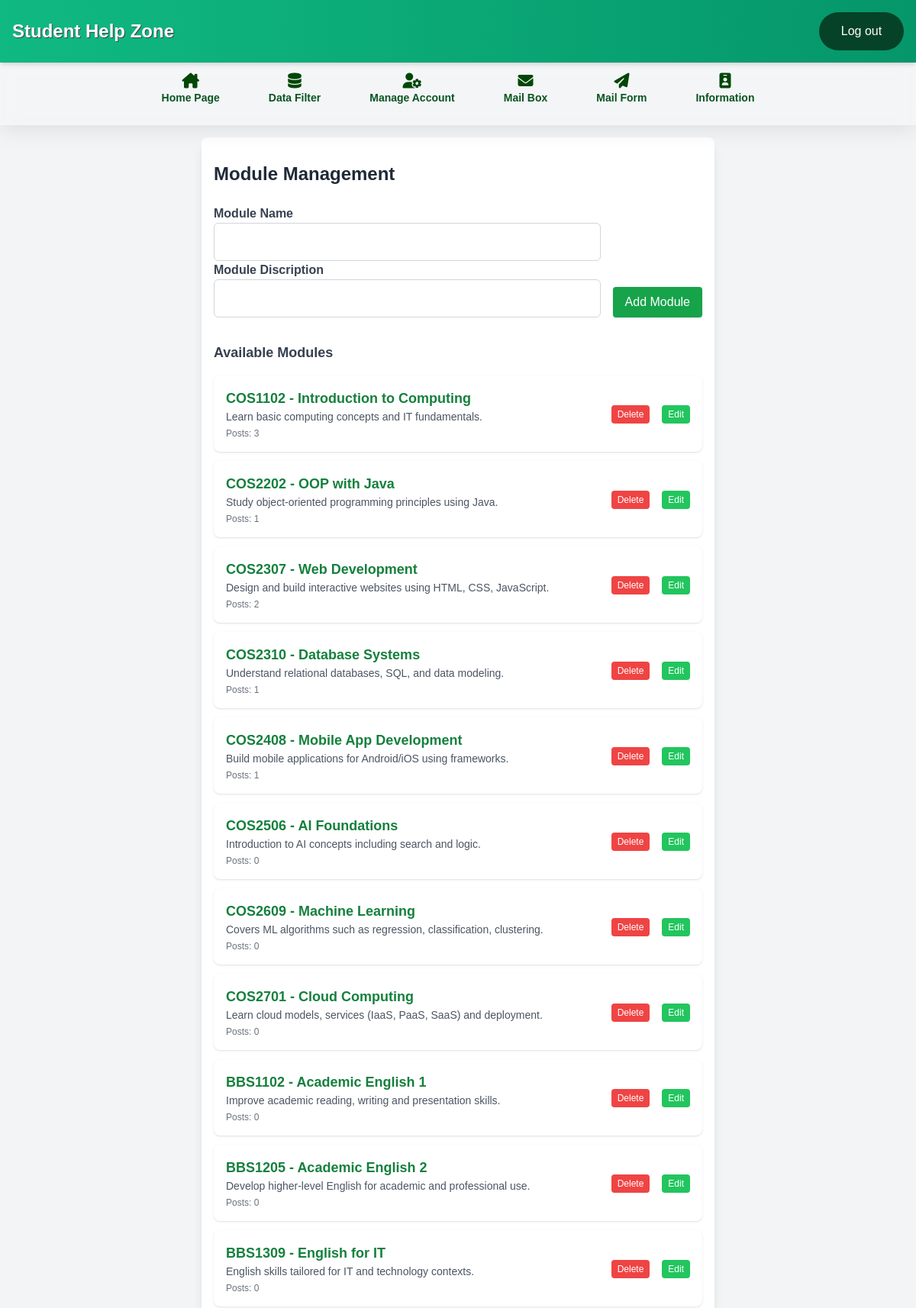
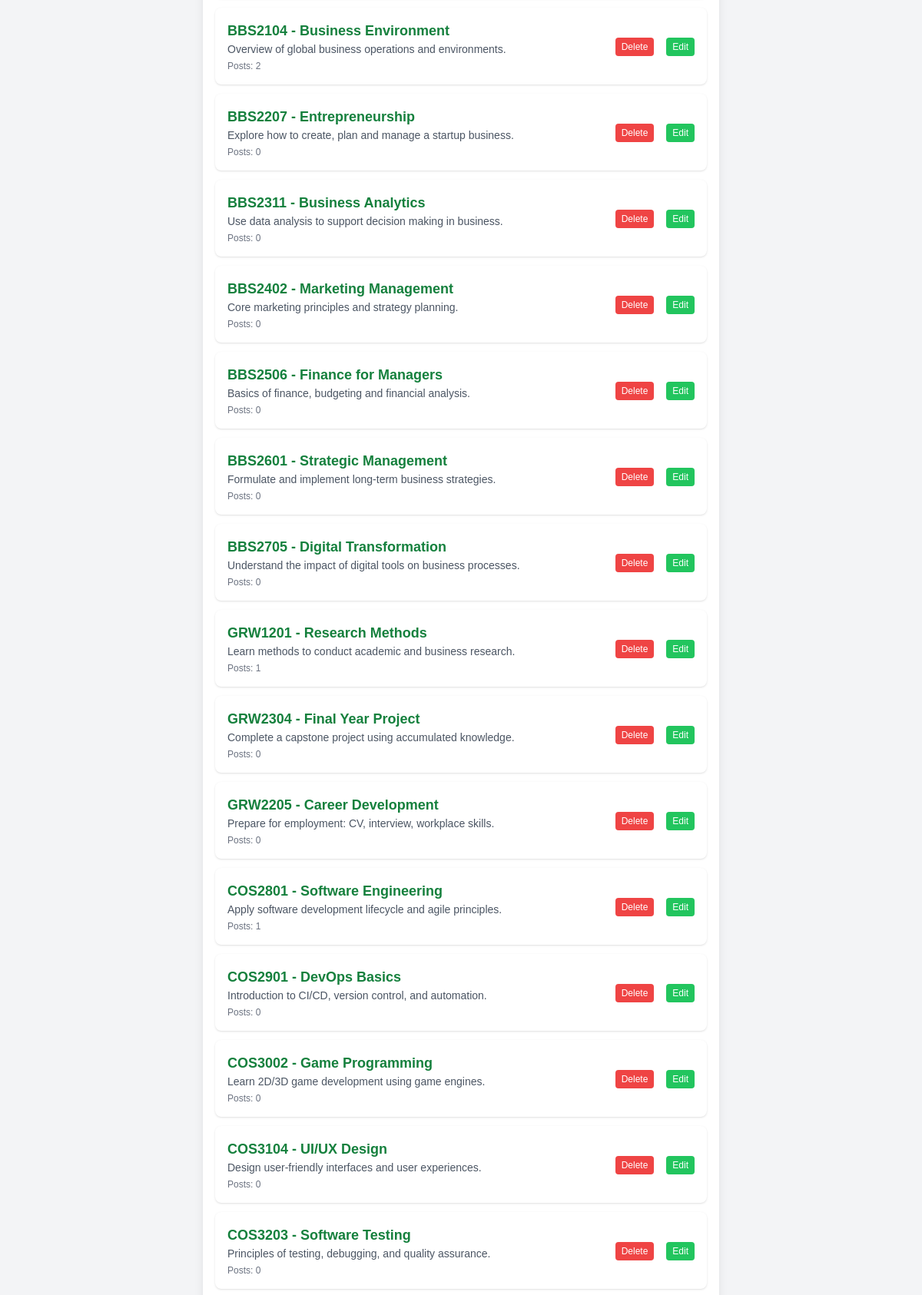
Page /admin/adminDatafillter.php (upper part) on the committed database (2 pictures, top to bottom).
### tables this page shows
CREATE TABLE `Module` (
  `ModuleID` int(11) NOT NULL,
  `ModuleName` varchar(100) NOT NULL,
  `ModuleDiscription` text DEFAULT NULL,
  `ModuleCreateDate` datetime DEFAULT current_timestamp()
);

### admin/adminDatafillter.php (called while the page is built, shortened)
<?php
include "../includes/DatabaseConnection.php";
include "../includes/DatabaseFunction.php";
$modules = getModuleWithPostCount($pdo);
include '../templates/admin/adminDataFillter.html.php';
$content = ob_get_clean();
include '../templates/admin/adminLayout.html.php';

### includes/DatabaseFunction.php (called while the page is built, shortened)
<?php
    function getModuleWithPostCount($pdo) {
        $sql = "SELECT m.ModuleID, m.ModuleName,m.ModuleDiscription, COUNT(p.PostID) as PostCount
                FROM Module m
                LEFT JOIN Post p ON m.ModuleID = p.ModuleID
                GROUP BY m.ModuleID, m.ModuleName";
        $stmt = $pdo->query($sql);
        return $stmt->fetchAll(PDO::FETCH_ASSOC);
    }

### templates/admin/adminDataFillter.html.php (the view, shortened to what this page needs)
<div class="container mx-auto px-4 py-8 max-w-2xl bg-white rounded-lg shadow-lg">
    <h2 class="text-2xl font-semibold text-gray-800 mb-6">Module Management</h2>
    <form action="../admin/adminDataFillter.php" method="post" class="mb-8 flex gap-4 items-end">
        <div class="flex-1">
            <label class="block font-semibold text-gray-700">Module Name</label>
            <input name="ModuleName"  required class="w-full p-3 border border-gray-300 rounded-md focus:ring-green-500" />
            <label class="block font-semibold text-gray-700">Module Discription</label>
            <input name="ModuleDiscription" required class="w-full p-3 border border-gray-300 rounded-md focus:ring-green-500" />
        </div>
        <button type="submit" class="bg-green-600 text-white px-4 py-2 rounded shadow hover:bg-green-700">Add Module</button>
    </form>
    <h3 class="text-lg font-semibold text-gray-700 mb-4">Available Modules</h3>
    <ul class="space-y-3">
        <?php if (!empty($modules)): ?>
            <?php foreach ($modules as $module): ?>
                <li class="flex items-center justify-between bg-white rounded-lg shadow p-4 hover:bg-green-50">
                    <a href="modulePosts.php?ModuleID=<?= $module['ModuleID'] ?>" class="flex-1">
                        <div class="flex flex-col">
                            <span class="font-bold text-green-700 text-lg"><?= htmlspecialchars($module['ModuleName']) ?></span>
                            <?php if (!empty($module['ModuleDiscription'])): ?>
                                <span class="text-gray-600 text-sm mb-1"><?= htmlspecialchars($module['ModuleDiscription']) ?></span>
                            <?php endif; ?>
                            <?php if (isset($module['PostCount'])): ?>
                                <span class="text-xs text-gray-500">Posts: <?= $module['PostCount'] ?></span>
                            <?php endif; ?>
                        </div>
                    </a>
                    <form action="../admin/deleteModule.php" method="post" onsubmit="return confirm('Delete this module?')">
                        <button type="submit" class="ml-4 bg-red-500 text-white px-2 py-1 rounded hover:bg-red-600 text-xs">Delete</button>
                    </form>
                    <form action="../admin/editModule.php" method="post">
                        <button type="submit" class="ml-4 bg-green-500 text-white px-2 py-1 rounded hover:bg-green-600 text-xs">Edit</button>
                    </form>
                </li>
            <?php endforeach; ?>
        <?php else: ?>
            <li class="text-gray-500">No modules found.</li>
        <?php endif; ?>
    </ul>
</div>

### templates/admin/adminLayout.html.php (shortened to what this page needs)
<!DOCTYPE html>
<html lang="en">
<head>
    <link
        rel="stylesheet"
        href="https://cdnjs.cloudflare.com/ajax/libs/font-awesome/6.5.1/css/all.min.css"/>
    <script src="https://cdn.tailwindcss.com"></script>
</head>
<body>
    <header>
        <div class="container">
            <h1 class="text-shadow-md">Student Help Zone</h1>
            <div class="search-container">
                <form action="../login/logout.php">
                    <button class="btn-hover">Log out</button>
                </form>
            </div>
        </div>
    </header>
    <nav class="glass-effect">
        <div class="container">
            <ul class="nav-list">
                <li class="text-center">
                    <a href="../admin/adminHome.php" class="btn-hover nav-link">
                        <i class="fas fa-house-chimney fa-lg nav-icon"></i>
                        <span>Home Page</span>
                    </a>
                </li>
                <li class="text-center">
                    <a href="../admin/adminDataFillter.php" class="btn-hover nav-link">
                        <i class="fas fa-database fa-lg nav-icon"></i>
                        <span>Data Filter</span>
                    </a>
                </li>
                <li class="text-center">
                    <a href="../admin/adminManageAccount.php" class="btn-hover nav-link">
                        <i class="fas fa-user-gear fa-lg nav-icon"></i>
                        <span>Manage Account</span>
                    </a>
                </li>
                <li class="text-center">
                    <a href="../admin/adminMailBox.php" class="btn-hover nav-link">
                        <i class="fas fa-envelope fa-lg nav-icon"></i>
                        <span>Mail Box</span>
                    </a>
                </li>
                <li class="text-center">
                    <a href="../admin/adminMailForm.php" class="btn-hover nav-link">
                        <i class="fas fa-paper-plane fa-lg nav-icon"></i>
                        <span>Mail Form</span>
                    </a>
                </li>
                <li class="text-center">
                    <a href="../admin/adminInfo.php" class="btn-hover nav-link">
                        <i class="fas fa-id-badge fa-lg nav-icon"></i>
                        <span>Information</span>
                    </a>
                </li>
            </ul>
        </div>
    </nav>
    <main>
        <?=$content?>
    </main>
</body>
</html>

### templates/admin/adminLayout.html.php (style rules this page uses)
.glass-effect { background: rgba(255, 255, 255, 0.1); backdrop-filter: blur(10px); border: 1px solid rgba(255, 255, 255, 0.2); box-shadow: 0 4px 30px rgba(0, 0, 0, 0.1); }
.btn-hover { transition: all 0.3s ease-in-out; }
.text-shadow-md { text-shadow: 1px 1px 0px #444; }
body { background-color: #f3f4f6; font-family: sans-serif; min-height: 100vh; display: flex; flex-direction: column; }
header { position: fixed; top: 0; left: 0; width: 100%; background: linear-gradient(to right, #10b981, #059669); color: #ffffff; box-shadow: 0 4px 6px -1px rgba(0, 0, 0, 0.1), 0 2px 4px -1px rgba(0, 0, 0, 0.06); z-index: 10; }
header .container { max-width: 1280px; margin: 0 auto; padding: 1rem; display: flex; justify-content: space-between; align-items: center; }
header h1 { font-size: 1.5rem; font-weight: 700; }
header .search-container { display: flex; align-items: center; gap: 1rem; }
header button { background-color: #054228ff; color: #ffffff; font-size: 1rem; padding: 0.8rem 1.8rem; border-radius: 999px; border: none; cursor: pointer; }
nav { background-color: #ffffff; margin-top: 5rem; }
nav .container { max-width: 1280px; margin: 0 auto; padding: 1rem; display: flex; justify-content: center; }
nav ul { display: flex; gap: 2rem; margin-inline: 15; }
nav a { color: #004706ff; font-weight: 600; padding: 0.5rem; border-radius: 0.5rem; text-decoration: none; transition: color 0.3s; display: flex; flex-direction: column; align-items: center; gap: 0.75rem; }
.nav-list { display: flex; gap: 3rem; }
nav span { font-size: 0.875rem; color: #0a5421ff; transition: color 0.3s; }
main { flex-grow: 1; margin-top: 1rem; }

### rows in the picture
module: ModuleName "COS1102 - Introduction to Computing", ModuleDiscription "Learn basic computing concepts and IT fundamentals.", PostCount "3"
module: ModuleName "COS2202 - OOP with Java", ModuleDiscription "Study object-oriented programming principles using Java.", PostCount "1"
module: ModuleName "COS2307 - Web Development", ModuleDiscription "Design and build interactive websites using HTML, CSS, JavaScript.", PostCount "2"
module: ModuleName "COS2310 - Database Systems", ModuleDiscription "Understand relational databases, SQL, and data modeling.", PostCount "1"
module: ModuleName "COS2408 - Mobile App Development", ModuleDiscription "Build mobile applications for Android/iOS using frameworks.", PostCount "1"
module: ModuleName "COS2506 - AI Foundations", ModuleDiscription "Introduction to AI concepts including search and logic.", PostCount "0"
module: ModuleName "COS2609 - Machine Learning", ModuleDiscription "Covers ML algorithms such as regression, classification, clustering.", PostCount "0"
module: ModuleName "COS2701 - Cloud Computing", ModuleDiscription "Learn cloud models, services (IaaS, PaaS, SaaS) and deployment.", PostCount "0"
module: ModuleName "BBS1102 - Academic English 1", ModuleDiscription "Improve academic reading, writing and presentation skills.", PostCount "0"
module: ModuleName "BBS1205 - Academic English 2", ModuleDiscription "Develop higher-level English for academic and professional use.", PostCount "0"
module: ModuleName "BBS1309 - English for IT", ModuleDiscription "English skills tailored for IT and technology contexts.", PostCount "0"
module: ModuleName "BBS2104 - Business Environment", ModuleDiscription "Overview of global business operations and environments.", PostCount "2"
module: ModuleName "BBS2207 - Entrepreneurship", ModuleDiscription "Explore how to create, plan and manage a startup business.", PostCount "0"
module: ModuleName "BBS2311 - Business Analytics", ModuleDiscription "Use data analysis to support decision making in business.", PostCount "0"
module: ModuleName "BBS2402 - Marketing Management", ModuleDiscription "Core marketing principles and strategy planning.", PostCount "0"
module: ModuleName "BBS2506 - Finance for Managers", ModuleDiscription "Basics of finance, budgeting and financial analysis.", PostCount "0"
module: ModuleName "BBS2601 - Strategic Management", ModuleDiscription "Formulate and implement long-term business strategies.", PostCount "0"
module: ModuleName "BBS2705 - Digital Transformation", ModuleDiscription "Understand the impact of digital tools on business processes.", PostCount "0"
module: ModuleName "GRW1201 - Research Methods", ModuleDiscription "Learn methods to conduct academic and business research.", PostCount "1"
module: ModuleName "GRW2304 - Final Year Project", ModuleDiscription "Complete a capstone project using accumulated knowledge.", PostCount "0"
module: ModuleName "GRW2205 - Career Development", ModuleDiscription "Prepare for employment: CV, interview, workplace skills.", PostCount "0"
module: ModuleName "COS2801 - Software Engineering", ModuleDiscription "Apply software development lifecycle and agile principles.", PostCount "1"
module: ModuleName "COS2901 - DevOps Basics", ModuleDiscription "Introduction to CI/CD, version control, and automation.", PostCount "0"
module: ModuleName "COS3002 - Game Programming", ModuleDiscription "Learn 2D/3D game development using game engines.", PostCount "0"
module: ModuleName "COS3104 - UI/UX Design", ModuleDiscription "Design user-friendly interfaces and user experiences.", PostCount "0"
module: ModuleName "COS3203 - Software Testing", ModuleDiscription "Principles of testing, debugging, and quality assurance.", PostCount "0"
